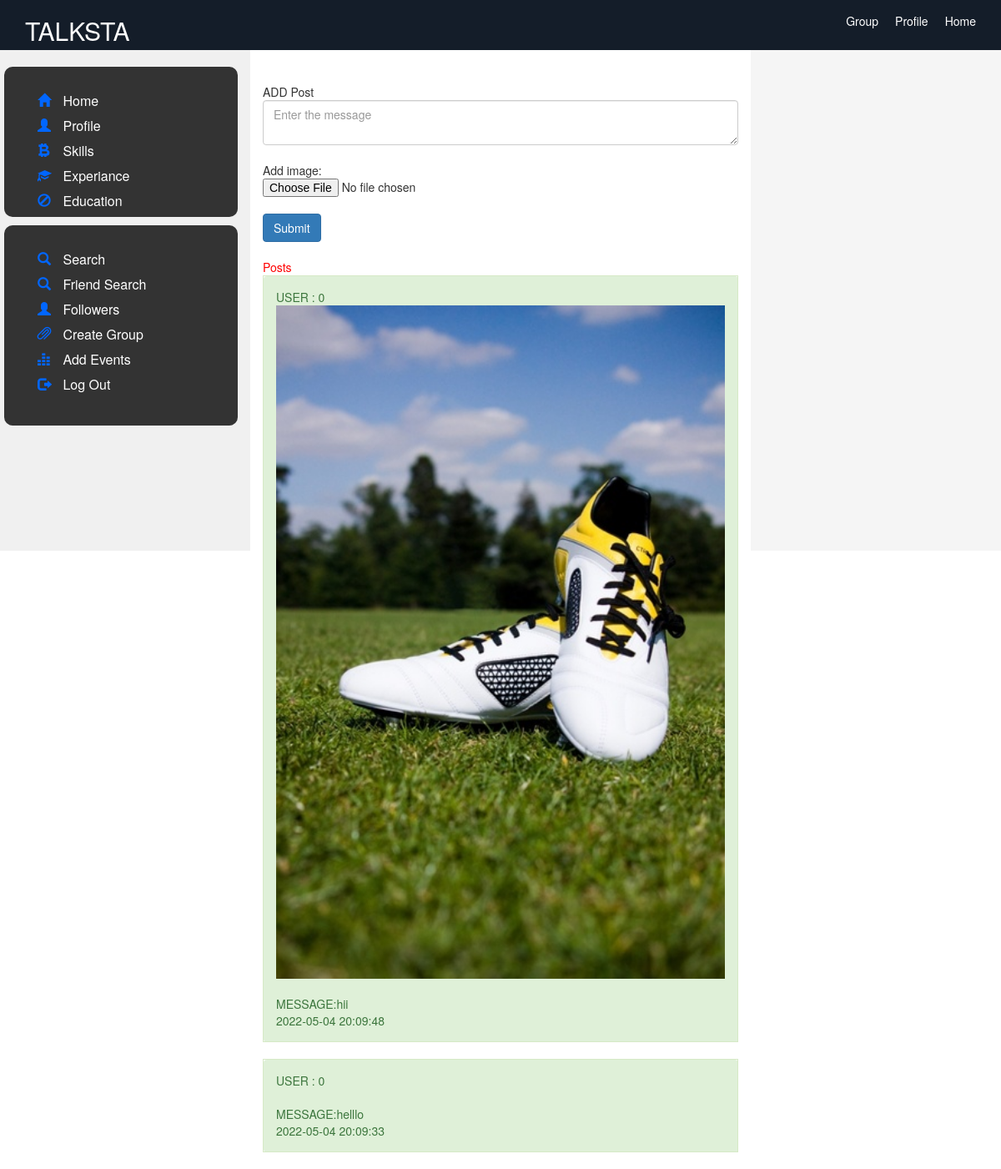
The page /Social/index.php (signed in) on the database its author committed.
### tables this page shows
CREATE TABLE IF NOT EXISTS `activity` (
  `id` int(11) NOT NULL AUTO_INCREMENT,
  `msg` text NOT NULL,
  `user` varchar(100) NOT NULL,
  `photo` tinytext NOT NULL,
  `date_time` varchar(100) NOT NULL,
  PRIMARY KEY (`id`)
);

### Social/index.php (the view, shortened to what this page needs)
<?php
include("connectionclass.php");
include("header.php");
?>
<div class="col-sm-6">
<br />
 <br>ADD Post<br>
 <?php
 include("spama.php");
 ?>
 <span style="color:#F00;">Posts</span><br>
 <?php
 $query="select * from activity order by id desc";
$res=mysqli_query($con,$query);
while($row=mysqli_fetch_array($res))
 {
 ?>
 <table width="100%">
 <tr>
 <?php
 if($row['status']=="")
 {
echo "<td class='alert alert-success'>";
 }
 else
 {
	 echo "<td class='alert alert-danger'>";
 }
 $allowed = array('gif', 'png', 'jpg');
$filename = $row['photo'];
$ext = pathinfo($filename, PATHINFO_EXTENSION);
if (!in_array($ext, $allowed)) {
    echo "USER : ".$row['user'];
 echo "MESSAGE:".$row['msg']."<br>".$row['date_time'];
}
else{
	 echo "USER : ".$row['user'];
 echo "<img src='$row[photo]' width='100%' > </br></br>";
 echo "MESSAGE:".$row['msg']."<br>".$row['date_time'];
}
?> </td>
 </tr>
 </table>
 <br>
 <?php
 }?>
  </div>
  <?php
  include("right.php");
  ?>

### rows shown on the page
activity: user "0", photo (picture), msg "hii", date_time "2022-05-04 20:09:48"
activity: user "0", msg "helllo", date_time "2022-05-04 20:09:33"
